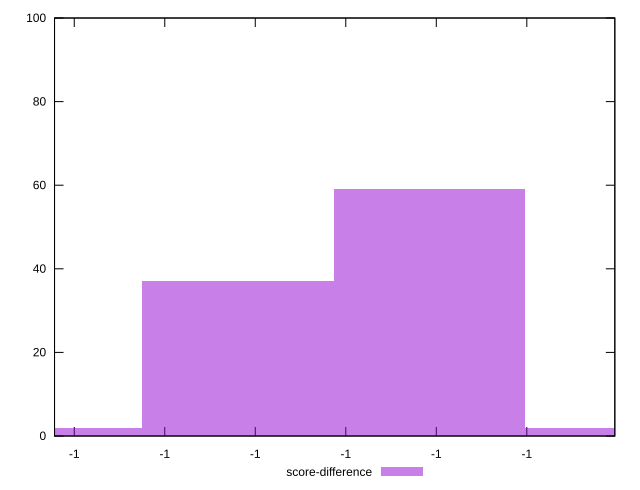

The gnuplot source for this figure:
reset

$scoreDifference <<EOF
-0.9999999836541555 59
-0.9999999836583823 37
-0.999999983662609 2
-0.9999999836499288 2
EOF

set key outside below
set boxwidth 4.226725824406918e-12
set xrange [-0.9999999836624358:-0.9999999836500553]
set yrange [0:100]
set trange [0:100]
set style fill transparent solid 0.5 noborder
set terminal svg size 640, 490 enhanced background rgb 'white'
set output "reprap/total-byte-weight/samples/pages+cached+noexternal+noimg/score-difference/histogram.svg"

plot $scoreDifference title "score-difference" with boxes

reset
